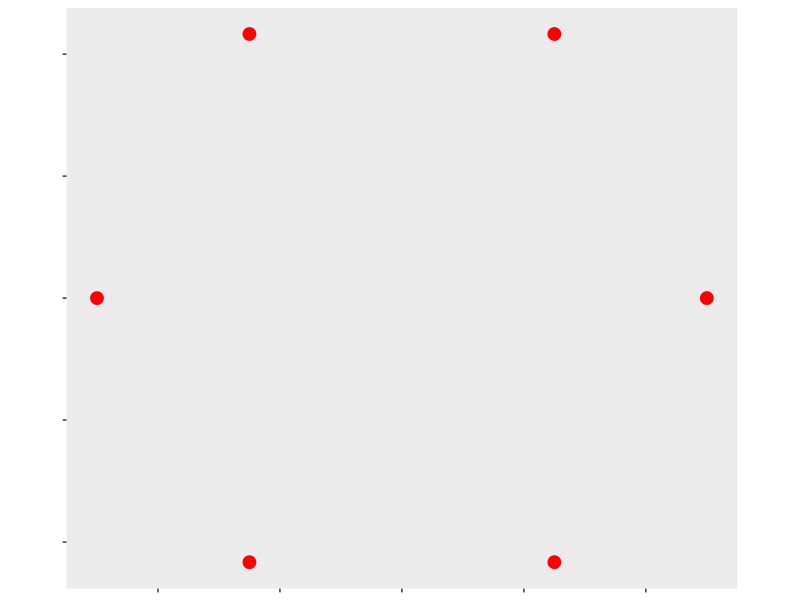
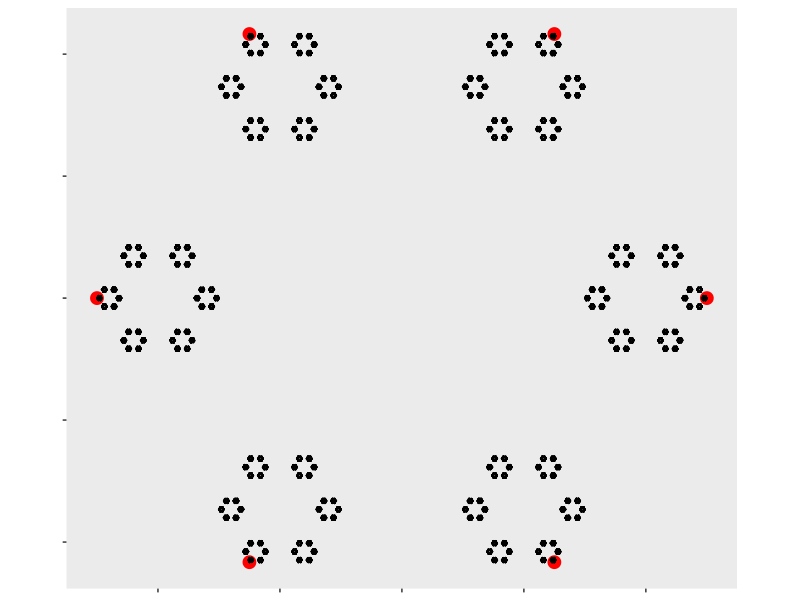

Source code (R) for these figures, in order:
library(ggplot2)

random.point <- function(anchors) {
  index <- sample(1:length(anchors$x), 1)
  x <- anchors$x[index]
  y <- anchors$y[index]
  return(c(x, y))
}

get_anchors <- function(n) {
  offset <- pi / 2 - (n - 1) * pi / n
  anchors <- data.frame(
    x = sapply(0:(n - 1), function(x) cos(offset + x * 2 * pi / n)),
    y = sapply(0:(n - 1), function(x) sin(offset + x * 2 * pi / n))
  )
}

get_next <- function(current.point, n, anchors) {
  attract <- random.point(anchors)
  next.point <- (current.point + attract) / (n - 1)  
  return(next.point)  
}

plots <- list()

for (n in 3:6) {
  anchors <- get_anchors(n)
  
  # For values larger than 3, the points recede toward 0. [1 /(n-2)] is the correcting factor.
  plot.anchors <- anchors / (n - 2)
  base.g <- ggplot() + coord_fixed(1) +
    xlim(c(min(plot.anchors$x), max(plot.anchors$x))) +
    ylim(c(min(plot.anchors$y), max(plot.anchors$y))) +
    geom_point(data=plot.anchors, aes(x = x, y = y), color="red", size=4) +
    theme(
      panel.grid.major=element_blank(),
      panel.grid.minor=element_blank(),
      axis.text.x=element_blank(),
      axis.text.y=element_blank(),
      axis.title.x=element_blank(),
      axis.title.y=element_blank()  
    )
  
  plots[[length(plots) + 1]] <- base.g
  
  x <- numeric(0)
  y <- numeric(0)
  current.point <- random.point(anchors)
  # Iterate a bit without plotting, to let the point settle.
  for (i in 1:10)
    current.point <- get_next(current.point, n, anchors)
  
  for (i in 1:30) {
    for (j in 1:1000) {
      next.point <- get_next(current.point, n, anchors)
      x[length(x) + 1] <- next.point[1]
      y[length(y) + 1] <- next.point[2]
      current.point <- next.point
    }
    pts <- data.frame(x = x, y = y)
    
    g <- base.g + geom_point(data=pts, aes(x=x, y=y), size=0.1)
    plots[[length(plots) + 1]] <- g
  }
}
